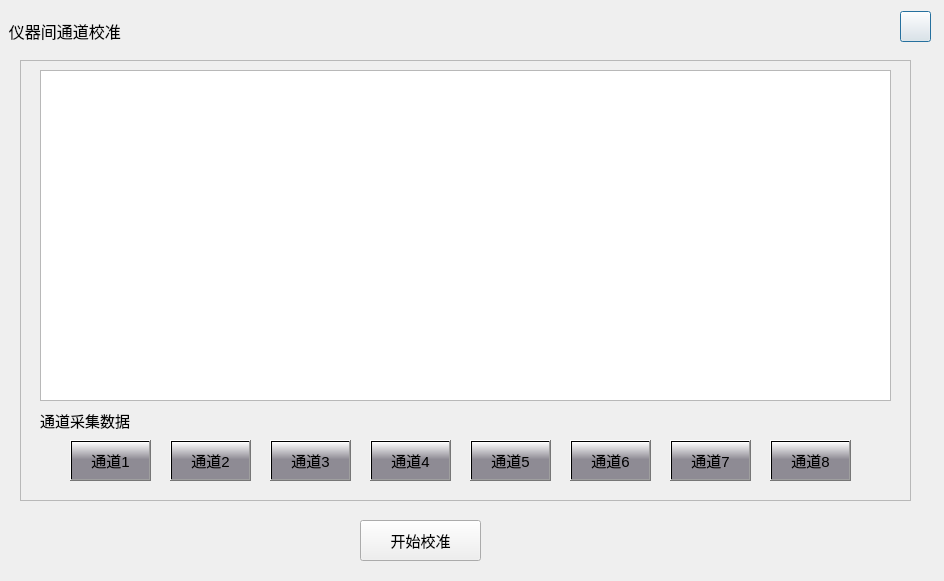
<?xml version="1.0" encoding="UTF-8"?>
<ui version="4.0">
 <class>Dg_Check_td</class>
 <widget class="QDialog" name="Dg_Check_td">
  <property name="geometry">
   <rect>
    <x>0</x>
    <y>0</y>
    <width>944</width>
    <height>581</height>
   </rect>
  </property>
  <property name="windowTitle">
   <string>Dialog</string>
  </property>
  <layout class="QGridLayout" name="gridLayout">
   <property name="leftMargin">
    <number>0</number>
   </property>
   <property name="topMargin">
    <number>0</number>
   </property>
   <property name="rightMargin">
    <number>0</number>
   </property>
   <property name="bottomMargin">
    <number>0</number>
   </property>
   <item row="0" column="0">
    <widget class="QWidget" name="wg_check_yq" native="true">
     <widget class="QLabel" name="pic">
      <property name="geometry">
       <rect>
        <x>0</x>
        <y>10</y>
        <width>944</width>
        <height>41</height>
       </rect>
      </property>
      <property name="font">
       <font>
        <pointsize>12</pointsize>
       </font>
      </property>
      <property name="styleSheet">
       <string notr="true"> 

</string>
      </property>
      <property name="text">
       <string>  仪器间通道校准</string>
      </property>
     </widget>
     <widget class="QPushButton" name="pushButton_2">
      <property name="geometry">
       <rect>
        <x>900</x>
        <y>11</y>
        <width>31</width>
        <height>31</height>
       </rect>
      </property>
      <property name="styleSheet">
       <string notr="true">border-image: url(:/new/home/home/guanbi.png);
border-color: rgb(255, 255, 255);</string>
      </property>
      <property name="text">
       <string/>
      </property>
     </widget>
     <widget class="QFrame" name="frame_check">
      <property name="geometry">
       <rect>
        <x>20</x>
        <y>60</y>
        <width>891</width>
        <height>441</height>
       </rect>
      </property>
      <property name="styleSheet">
       <string notr="true"/>
      </property>
      <property name="frameShape">
       <enum>QFrame::StyledPanel</enum>
      </property>
      <property name="frameShadow">
       <enum>QFrame::Raised</enum>
      </property>
      <widget class="QTableWidget" name="tableWidget">
       <property name="geometry">
        <rect>
         <x>20</x>
         <y>10</y>
         <width>851</width>
         <height>331</height>
        </rect>
       </property>
      </widget>
      <widget class="QLabel" name="label_2">
       <property name="geometry">
        <rect>
         <x>20</x>
         <y>350</y>
         <width>101</width>
         <height>21</height>
        </rect>
       </property>
       <property name="font">
        <font>
         <pointsize>11</pointsize>
        </font>
       </property>
       <property name="text">
        <string>通道采集数据</string>
       </property>
      </widget>
      <widget class="ViceButton" name="bt_add_weihu">
       <property name="geometry">
        <rect>
         <x>50</x>
         <y>380</y>
         <width>81</width>
         <height>41</height>
        </rect>
       </property>
       <property name="font">
        <font>
         <pointsize>11</pointsize>
        </font>
       </property>
       <property name="styleSheet">
        <string notr="true">background-color: qlineargradient(spread:pad, x1:1, y1:0.471136, x2:1, y2:0, stop:0 rgba(142, 139, 148, 255), stop:1 rgba(255, 255, 255, 255));</string>
       </property>
       <property name="text">
        <string>通道1</string>
       </property>
      </widget>
      <widget class="ViceButton" name="bt_add_weihu_2">
       <property name="geometry">
        <rect>
         <x>150</x>
         <y>380</y>
         <width>81</width>
         <height>41</height>
        </rect>
       </property>
       <property name="font">
        <font>
         <pointsize>11</pointsize>
        </font>
       </property>
       <property name="styleSheet">
        <string notr="true">background-color: qlineargradient(spread:pad, x1:1, y1:0.471136, x2:1, y2:0, stop:0 rgba(142, 139, 148, 255), stop:1 rgba(255, 255, 255, 255));</string>
       </property>
       <property name="text">
        <string>通道2</string>
       </property>
      </widget>
      <widget class="ViceButton" name="bt_add_weihu_3">
       <property name="geometry">
        <rect>
         <x>350</x>
         <y>380</y>
         <width>81</width>
         <height>41</height>
        </rect>
       </property>
       <property name="font">
        <font>
         <pointsize>11</pointsize>
        </font>
       </property>
       <property name="styleSheet">
        <string notr="true">background-color: qlineargradient(spread:pad, x1:1, y1:0.471136, x2:1, y2:0, stop:0 rgba(142, 139, 148, 255), stop:1 rgba(255, 255, 255, 255));</string>
       </property>
       <property name="text">
        <string>通道4</string>
       </property>
      </widget>
      <widget class="ViceButton" name="bt_add_weihu_4">
       <property name="geometry">
        <rect>
         <x>250</x>
         <y>380</y>
         <width>81</width>
         <height>41</height>
        </rect>
       </property>
       <property name="font">
        <font>
         <pointsize>11</pointsize>
        </font>
       </property>
       <property name="styleSheet">
        <string notr="true">background-color: qlineargradient(spread:pad, x1:1, y1:0.471136, x2:1, y2:0, stop:0 rgba(142, 139, 148, 255), stop:1 rgba(255, 255, 255, 255));</string>
       </property>
       <property name="text">
        <string>通道3</string>
       </property>
      </widget>
      <widget class="ViceButton" name="bt_add_weihu_5">
       <property name="geometry">
        <rect>
         <x>550</x>
         <y>380</y>
         <width>81</width>
         <height>41</height>
        </rect>
       </property>
       <property name="font">
        <font>
         <pointsize>11</pointsize>
        </font>
       </property>
       <property name="styleSheet">
        <string notr="true">background-color: qlineargradient(spread:pad, x1:1, y1:0.471136, x2:1, y2:0, stop:0 rgba(142, 139, 148, 255), stop:1 rgba(255, 255, 255, 255));</string>
       </property>
       <property name="text">
        <string>通道6</string>
       </property>
      </widget>
      <widget class="ViceButton" name="bt_add_weihu_6">
       <property name="geometry">
        <rect>
         <x>450</x>
         <y>380</y>
         <width>81</width>
         <height>41</height>
        </rect>
       </property>
       <property name="font">
        <font>
         <pointsize>11</pointsize>
        </font>
       </property>
       <property name="styleSheet">
        <string notr="true">background-color: qlineargradient(spread:pad, x1:1, y1:0.471136, x2:1, y2:0, stop:0 rgba(142, 139, 148, 255), stop:1 rgba(255, 255, 255, 255));</string>
       </property>
       <property name="text">
        <string>通道5</string>
       </property>
      </widget>
      <widget class="ViceButton" name="bt_add_weihu_7">
       <property name="geometry">
        <rect>
         <x>750</x>
         <y>380</y>
         <width>81</width>
         <height>41</height>
        </rect>
       </property>
       <property name="font">
        <font>
         <pointsize>11</pointsize>
        </font>
       </property>
       <property name="styleSheet">
        <string notr="true">background-color: qlineargradient(spread:pad, x1:1, y1:0.471136, x2:1, y2:0, stop:0 rgba(142, 139, 148, 255), stop:1 rgba(255, 255, 255, 255));</string>
       </property>
       <property name="text">
        <string>通道8</string>
       </property>
      </widget>
      <widget class="ViceButton" name="bt_add_weihu_8">
       <property name="geometry">
        <rect>
         <x>650</x>
         <y>380</y>
         <width>81</width>
         <height>41</height>
        </rect>
       </property>
       <property name="font">
        <font>
         <pointsize>11</pointsize>
        </font>
       </property>
       <property name="styleSheet">
        <string notr="true">background-color: qlineargradient(spread:pad, x1:1, y1:0.471136, x2:1, y2:0, stop:0 rgba(142, 139, 148, 255), stop:1 rgba(255, 255, 255, 255));</string>
       </property>
       <property name="text">
        <string>通道7</string>
       </property>
      </widget>
     </widget>
     <widget class="MainButton" name="bt_start">
      <property name="geometry">
       <rect>
        <x>360</x>
        <y>520</y>
        <width>121</width>
        <height>41</height>
       </rect>
      </property>
      <property name="font">
       <font>
        <pointsize>11</pointsize>
       </font>
      </property>
      <property name="text">
       <string>开始校准</string>
      </property>
     </widget>
    </widget>
   </item>
  </layout>
 </widget>
 <customwidgets>
  <customwidget>
   <class>MainButton</class>
   <extends>QPushButton</extends>
   <header location="global">mainbutton.h</header>
  </customwidget>
  <customwidget>
   <class>ViceButton</class>
   <extends>QPushButton</extends>
   <header location="global">vicebutton.h</header>
  </customwidget>
 </customwidgets>
 <resources/>
 <connections/>
</ui>
